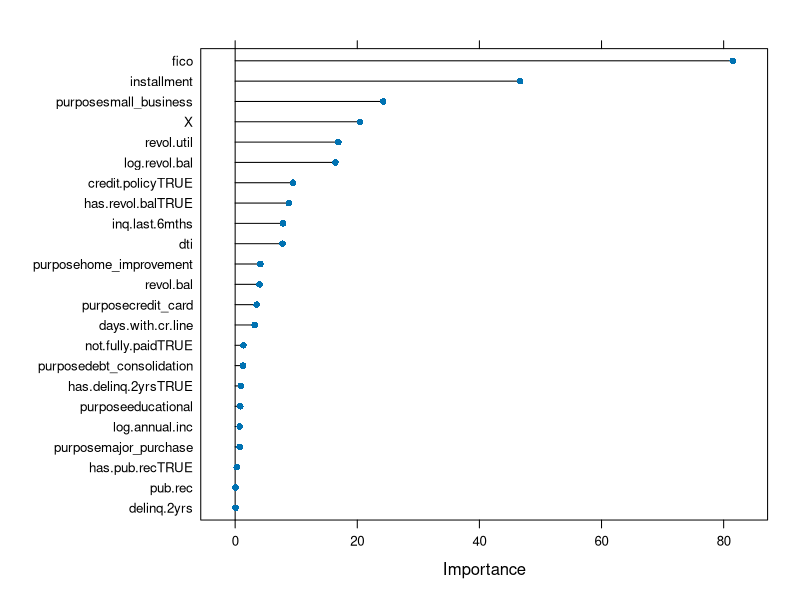

Write R code to recreate this figure. (Note: this script raises an error after producing the figure.)
## ---- chunk 1
knitr::opts_chunk$set(echo = TRUE)
## ---- chunk 2
df <- read.csv("without na.csv")
head(df)
summary(df)
str(df)
library(car)
## ---- chunk 3
set.seed(7)
# load the library
library(mlbench)
library(caret)
# load the dataset
# prepare training scheme
control <- trainControl(method="repeatedcv", number=10, repeats=3)
# train the model
class(df$not.fully.paid)
model <- train(int.rate~., data=df, method="lm", preProcess="scale", trControl=control)
# estimate variable importance
importance <- varImp(model, scale=FALSE)
# summarize importance
print(importance)
# plot importance
plot(importance)
#names(getModelInfo())
## ---- chunk 4
model <- lm(int.rate ~ fico+installment+purpose+revol.util+log.revol.bal+credit.policy+log.annual.inc, data = df)
summary(model)
## ---- chunk 5
model$coefficients
model$call
## ---- chunk 6
coef(model)
confint(model)
## ---- chunk 7
library("broom")

tidyfinal <-  tidy(model)
tidyfinal

Model_Summary <- augment(model)
str(Model_Summary)
head(Model_Summary)
## ---- chunk 8
par(mfrow=c(2,2))
plot(fit1)
## ---- chunk 9
vif(model)
## ---- chunk 10
lmtest::bptest(model)
## ---- chunk 11
car::ncvTest(model)
## ---- chunk 12
distBCMod <- caret::BoxCoxTrans(df$int.rate)
print(distBCMod)

## ---- chunk 13
df <- cbind(df, dist_new=predict(distBCMod, df$int.rate)) 
head(df) 
## ---- chunk 14
mod1 <- lm(dist_new ~ fico+installment+purpose+revol.util+log.revol.bal+credit.policy+log.annual.inc, data=df)
summary(mod1)
lmtest::bptest(mod1)
## ---- chunk 15
plot(mod1)
